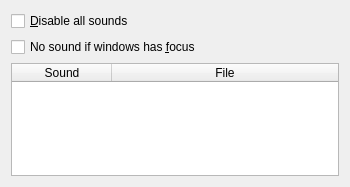
<?xml version="1.0" encoding="UTF-8"?>
<ui version="4.0">
 <class>SoundUserConfigBase</class>
 <widget class="QWidget" name="SoundUserConfigBase">
  <property name="geometry">
   <rect>
    <x>0</x>
    <y>0</y>
    <width>350</width>
    <height>187</height>
   </rect>
  </property>
  <property name="windowTitle">
   <string>Form1</string>
  </property>
  <layout class="QVBoxLayout" name="verticalLayout">
   <property name="margin">
    <number>11</number>
   </property>
   <item>
    <widget class="QCheckBox" name="chkDisable">
     <property name="text">
      <string>&amp;Disable all sounds</string>
     </property>
    </widget>
   </item>
   <item>
    <widget class="QCheckBox" name="chkActive">
     <property name="text">
      <string>No sound if windows has &amp;focus</string>
     </property>
    </widget>
   </item>
   <item>
    <widget class="QTableWidget" name="lstSound">
     <property name="alternatingRowColors">
      <bool>true</bool>
     </property>
     <property name="selectionMode">
      <enum>QAbstractItemView::SingleSelection</enum>
     </property>
     <property name="selectionBehavior">
      <enum>QAbstractItemView::SelectRows</enum>
     </property>
     <property name="showGrid">
      <bool>false</bool>
     </property>
     <property name="sortingEnabled">
      <bool>true</bool>
     </property>
     <property name="wordWrap">
      <bool>false</bool>
     </property>
     <property name="columnCount">
      <number>2</number>
     </property>
     <attribute name="horizontalHeaderStretchLastSection">
      <bool>true</bool>
     </attribute>
     <attribute name="verticalHeaderVisible">
      <bool>false</bool>
     </attribute>
     <attribute name="verticalHeaderDefaultSectionSize">
      <number>25</number>
     </attribute>
     <attribute name="verticalHeaderDefaultSectionSize">
      <number>25</number>
     </attribute>
     <column>
      <property name="text">
       <string>Sound</string>
      </property>
     </column>
     <column>
      <property name="text">
       <string>File</string>
      </property>
     </column>
    </widget>
   </item>
  </layout>
 </widget>
 <tabstops>
  <tabstop>chkDisable</tabstop>
  <tabstop>chkActive</tabstop>
 </tabstops>
 <resources/>
 <connections/>
</ui>
